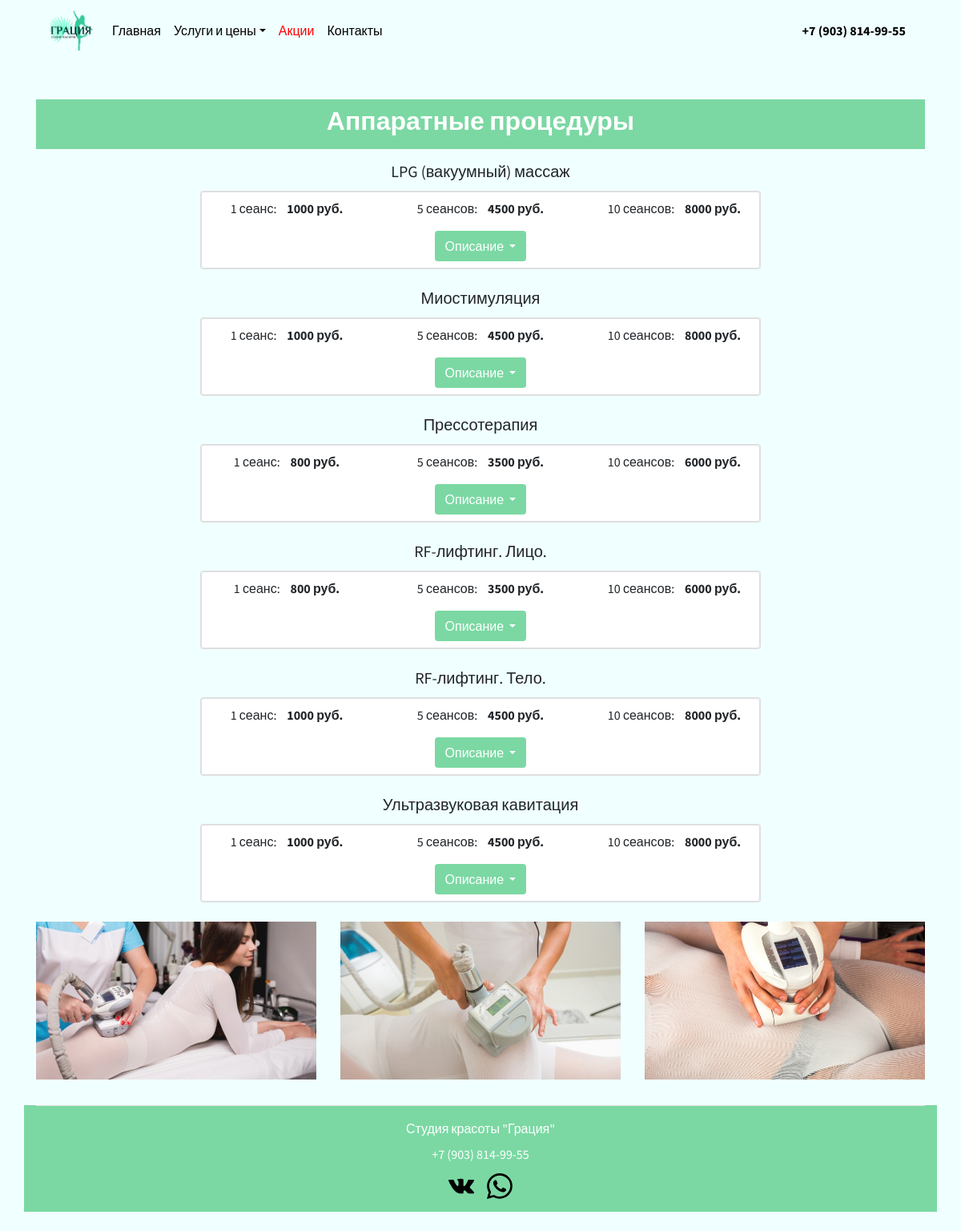
The page /apparat on the database its author committed.
### main/models.py (models this page shows, shortened)
class Apparat(models.Model):
    title = models.CharField('Вид процедуры', max_length=100)
    price1 = models.CharField('Цена за 1 сеанс', max_length=50)
    price5 = models.CharField('Цена за 5 сеансов', max_length=50)
    price10 = models.CharField('Цена за 10 сеансов', max_length=50)
    task = models.TextField('Описание', blank=True, null=True)
    class Meta:
        verbose_name = 'Аппаратная процедура'
        verbose_name_plural = 'Аппаратные процедуры'

### main/views.py (the view)
# urls.py: path('apparat', views.apparat),
def apparat(request):
    appar = Apparat.objects.all()
    return render(request, 'main/hardware_correction.html', {'appar': appar})

### main/templates/main/hardware_correction.html (shortened to what this page needs)
{% extends 'main/base.html' %}
{% load static %}
{% block content %}
<main>
    <div class="container mt-5">
        <div class="text-white mb-3 text-center pt-2 pb-2" style="background-color: #7bd8a3">
            <h2 class="text-center"><b>Аппаратные процедуры</b></h2>
        </div>
        {% for el in appar %}
        <h5 class="card-title text-center">{{ el.title }}</h5>
        <div class="card mb-4 text-center mx-auto" style="max-width: 700px;">
            <div class="row g-0">
                <div class="col-md-12">
                    <div class="card">
                        <div class="row">
                            <div class="col-sm">
                                <p class="mt-2" style="background-color: #FFFFFF">1 сеанс:&nbsp &nbsp <b>{{ el.price1 }} руб.</b></p>
                            </div>
                            <div class="col-sm">
                                <p class="mt-2" style="background-color: #FFFFFF">5 сеансов:&nbsp &nbsp <b>{{ el.price5 }} руб.</b></p>
                            </div>
                            <div class="col-sm">
                                <p class="mt-2" style="background-color: #FFFFFF">10 сеансов:&nbsp &nbsp <b>{{ el.price10 }} руб.</b></p>
                            </div>
                        </div>
                        <div class="dropdown show">
                             <a class="btn dropdown-toggle mb-2 text-white" href="#" role="button" id="dropdownMenuLink" data-toggle="dropdown" aria-haspopup="true" aria-expanded="false" style="background-color: #7bd8a3">
                                Описание
                            </a>
                        </div>
                    </div>
                </div>
            </div>
        </div>
        {% endfor %}
        <div class="row mt-3">
            <div class="col-lg-4 mx-auto mb-2">
                <img src="{% static 'img/apparat1.jpg' %}" class="bd-placeholder-img img-fluid" width=100% height="200" xmlns="http://www.w3.org/2000/svg" role="img" aria-label="Placeholder" preserveAspectRatio="xMidYMid slice" focusable="false">
            </div>
            <div class="col-lg-4 mx-auto mb-2">
                <img src="{% static 'img/apparat2.jpg' %}" class="bd-placeholder-img img-fluid" width=100% height="200" xmlns="http://www.w3.org/2000/svg" role="img" aria-label="Placeholder" preserveAspectRatio="xMidYMid slice" focusable="false">
            </div>
            <div class="col-lg-4 mx-auto mb-2">
                <img src="{% static 'img/apparat3.jpg' %}" class="bd-placeholder-img img-fluid" width=100% height="200" xmlns="http://www.w3.org/2000/svg" role="img" aria-label="Placeholder" preserveAspectRatio="xMidYMid slice" focusable="false">
            </div>
        </div>
    </div>
</main>
{% endblock %}

### main/templates/main/base.html (shortened to what this page needs)
{% load static %}
<!doctype html>
<html lang="en">
  <head>
    <link rel="stylesheet" href="https://cdn.jsdelivr.net/npm/bootstrap@4.5.3/dist/css/bootstrap.min.css">
  </head>
  <body style="background-color: #F0FFFF; font-family: 'Source Sans Pro', sans-serif">
  <header>
      <div class="container justify-content-between">
          <nav class="navbar navbar-expand-lg navbar-light " style="background: rgba(0, 0, 0, 0);">
              <a class="navbar-brand" href="/">
                  <img src="{% static 'img/logo_img.png' %}" width="55" height="50" alt="logo">
              </a>
              <div class="collapse navbar-collapse" id="navbarNav">
                  <ul class="navbar-nav mr-auto">
                      <li class="nav-item active">
                          <a class="nav-link" href="/" style="color: black">Главная <span class="sr-only">(current)</span></a>
                      </li>
                      <li class="nav-item dropdown">
                          <a class="nav-link dropdown-toggle" href="#" style="color: black" id="navbarDropdownMenuLink" role="button" data-toggle="dropdown" aria-haspopup="true" aria-expanded="false">Услуги и цены</a>
                      </li>
                      <li>
                          <a class="nav-link" href="/sales" style="color: red">Акции </a>
                      </li>
                      <li>
                          <a class="nav-link" href="/contact" style="color: black">Контакты </a>
                      </li>
                  </ul>
                  <ul class="navbar-nav">
                  <li class="nav-item">
                      <a class="nav-link" href="tel:+79038149955" style="color: black"><b>+7 (903) 814-99-55</b></a>
                  </li>
                  </ul>
              </div>
          </nav>
      </div>
  </header>
  {% block content %}{% endblock %}
  <div class="container text-white" style="background-color: #7bd8a3">
      <footer class="d-flex flex-wrap justify-content-center align-items-center py-3 my-4 border-top">
    <div class="col-md-8 d-flex justify-content-center align-items-center">
      <span class="mb-1 mb-md-0">Студия красоты "Грация"</span>
    </div>
          <div class="col-md-8 d-flex justify-content-center align-items-center">
      <a class="nav-link mb-1" href="tel:+79038149955" style="color: white">+7 (903) 814-99-55</a>
    </div>
   <div class="col-md-8 d-flex justify-content-center align-items-center">
    <ul class="nav">
      <li class="ms-3"><a href="https://vk.com/grace_klg40" target="_blank">
                  <img src="{% static 'img/iconmonstr-vk-1.svg' %}" alt="Bootstrap" width="32" height="32" class="mr-3">    </a></li>
      <li class="ms-3"><a href="https://api.whatsapp.com/send?phone=79038149955" target="_blank">
                  <img src="{% static 'img/whatsapp.svg' %}" alt="Bootstrap" width="32" height="32">    </a></li>
    </ul>
       </div>
  </footer>
          </div>
  </body>
</html>

### rows shown on the page
Apparat: title "LPG (вакуумный) массаж", price1 "1000", price5 "4500", price10 "8000"
Apparat: title "Миостимуляция", price1 "1000", price5 "4500", price10 "8000"
Apparat: title "Прессотерапия", price1 "800", price5 "3500", price10 "6000"
Apparat: title "RF-лифтинг. Лицо.", price1 "800", price5 "3500", price10 "6000"
Apparat: title "RF-лифтинг. Тело.", price1 "1000", price5 "4500", price10 "8000"
Apparat: title "Ультразвуковая кавитация", price1 "1000", price5 "4500", price10 "8000"
